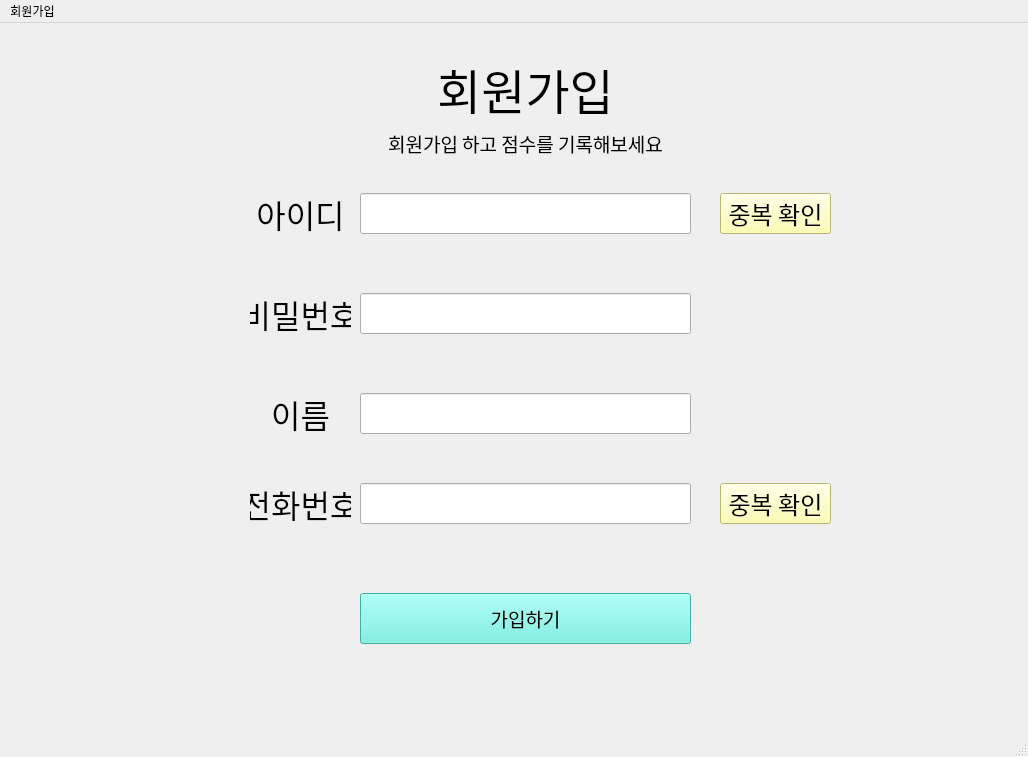
<?xml version="1.0" encoding="UTF-8"?>
<ui version="4.0">
 <class>account</class>
 <widget class="QMainWindow" name="account">
  <property name="geometry">
   <rect>
    <x>0</x>
    <y>0</y>
    <width>1028</width>
    <height>757</height>
   </rect>
  </property>
  <property name="windowTitle">
   <string>MainWindow</string>
  </property>
  <property name="styleSheet">
   <string notr="true">url:/newPrefix/배경.png</string>
  </property>
  <widget class="QWidget" name="centralwidget">
   <widget class="QLineEdit" name="idLine">
    <property name="geometry">
     <rect>
      <x>360</x>
      <y>170</y>
      <width>331</width>
      <height>41</height>
     </rect>
    </property>
    <property name="font">
     <font>
      <family>오뮤 다예쁨체</family>
      <pointsize>18</pointsize>
     </font>
    </property>
    <property name="cursor">
     <cursorShape>SizeVerCursor</cursorShape>
    </property>
    <property name="text">
     <string/>
    </property>
    <property name="alignment">
     <set>Qt::AlignCenter</set>
    </property>
   </widget>
   <widget class="QLabel" name="label">
    <property name="geometry">
     <rect>
      <x>250</x>
      <y>170</y>
      <width>101</width>
      <height>41</height>
     </rect>
    </property>
    <property name="font">
     <font>
      <family>오뮤 다예쁨체</family>
      <pointsize>24</pointsize>
     </font>
    </property>
    <property name="text">
     <string>아이디</string>
    </property>
    <property name="alignment">
     <set>Qt::AlignCenter</set>
    </property>
   </widget>
   <widget class="QLabel" name="label_2">
    <property name="geometry">
     <rect>
      <x>250</x>
      <y>270</y>
      <width>101</width>
      <height>41</height>
     </rect>
    </property>
    <property name="font">
     <font>
      <family>오뮤 다예쁨체</family>
      <pointsize>24</pointsize>
     </font>
    </property>
    <property name="text">
     <string>비밀번호</string>
    </property>
    <property name="alignment">
     <set>Qt::AlignCenter</set>
    </property>
   </widget>
   <widget class="QLineEdit" name="pwLine">
    <property name="geometry">
     <rect>
      <x>360</x>
      <y>270</y>
      <width>331</width>
      <height>41</height>
     </rect>
    </property>
    <property name="font">
     <font>
      <family>오뮤 다예쁨체</family>
      <pointsize>18</pointsize>
     </font>
    </property>
    <property name="cursor">
     <cursorShape>SizeVerCursor</cursorShape>
    </property>
    <property name="text">
     <string/>
    </property>
    <property name="alignment">
     <set>Qt::AlignCenter</set>
    </property>
   </widget>
   <widget class="QLineEdit" name="nameLine">
    <property name="geometry">
     <rect>
      <x>360</x>
      <y>370</y>
      <width>331</width>
      <height>41</height>
     </rect>
    </property>
    <property name="font">
     <font>
      <family>오뮤 다예쁨체</family>
      <pointsize>18</pointsize>
     </font>
    </property>
    <property name="cursor">
     <cursorShape>SizeVerCursor</cursorShape>
    </property>
    <property name="text">
     <string/>
    </property>
    <property name="alignment">
     <set>Qt::AlignCenter</set>
    </property>
   </widget>
   <widget class="QLabel" name="label_3">
    <property name="geometry">
     <rect>
      <x>250</x>
      <y>370</y>
      <width>101</width>
      <height>41</height>
     </rect>
    </property>
    <property name="font">
     <font>
      <family>오뮤 다예쁨체</family>
      <pointsize>24</pointsize>
     </font>
    </property>
    <property name="text">
     <string>이름</string>
    </property>
    <property name="alignment">
     <set>Qt::AlignCenter</set>
    </property>
   </widget>
   <widget class="QLineEdit" name="phLine">
    <property name="geometry">
     <rect>
      <x>360</x>
      <y>460</y>
      <width>331</width>
      <height>41</height>
     </rect>
    </property>
    <property name="font">
     <font>
      <family>오뮤 다예쁨체</family>
      <pointsize>18</pointsize>
     </font>
    </property>
    <property name="cursor">
     <cursorShape>SizeVerCursor</cursorShape>
    </property>
    <property name="text">
     <string/>
    </property>
    <property name="alignment">
     <set>Qt::AlignCenter</set>
    </property>
   </widget>
   <widget class="QLabel" name="label_4">
    <property name="geometry">
     <rect>
      <x>250</x>
      <y>460</y>
      <width>101</width>
      <height>41</height>
     </rect>
    </property>
    <property name="font">
     <font>
      <family>오뮤 다예쁨체</family>
      <pointsize>24</pointsize>
     </font>
    </property>
    <property name="text">
     <string>전화번호</string>
    </property>
    <property name="alignment">
     <set>Qt::AlignCenter</set>
    </property>
   </widget>
   <widget class="QPushButton" name="registButton">
    <property name="geometry">
     <rect>
      <x>360</x>
      <y>570</y>
      <width>331</width>
      <height>51</height>
     </rect>
    </property>
    <property name="font">
     <font>
      <family>여기어때 잘난체 2</family>
      <pointsize>14</pointsize>
     </font>
    </property>
    <property name="styleSheet">
     <string notr="true">background-color: rgb(101, 240, 224);</string>
    </property>
    <property name="text">
     <string>가입하기</string>
    </property>
   </widget>
   <widget class="QPushButton" name="idcheckBtn">
    <property name="geometry">
     <rect>
      <x>720</x>
      <y>170</y>
      <width>111</width>
      <height>41</height>
     </rect>
    </property>
    <property name="font">
     <font>
      <family>오뮤 다예쁨체</family>
      <pointsize>18</pointsize>
     </font>
    </property>
    <property name="styleSheet">
     <string notr="true">background-color: rgb(255, 255, 158);</string>
    </property>
    <property name="text">
     <string>중복 확인</string>
    </property>
   </widget>
   <widget class="QPushButton" name="phcheckBtn">
    <property name="geometry">
     <rect>
      <x>720</x>
      <y>460</y>
      <width>111</width>
      <height>41</height>
     </rect>
    </property>
    <property name="font">
     <font>
      <family>오뮤 다예쁨체</family>
      <pointsize>18</pointsize>
     </font>
    </property>
    <property name="styleSheet">
     <string notr="true">background-color: rgb(255, 255, 158);</string>
    </property>
    <property name="text">
     <string>중복 확인</string>
    </property>
   </widget>
   <widget class="QLabel" name="label_5">
    <property name="geometry">
     <rect>
      <x>440</x>
      <y>40</y>
      <width>171</width>
      <height>51</height>
     </rect>
    </property>
    <property name="font">
     <font>
      <family>오뮤 다예쁨체</family>
      <pointsize>36</pointsize>
     </font>
    </property>
    <property name="text">
     <string>회원가입</string>
    </property>
    <property name="alignment">
     <set>Qt::AlignCenter</set>
    </property>
   </widget>
   <widget class="QLabel" name="label_6">
    <property name="geometry">
     <rect>
      <x>380</x>
      <y>100</y>
      <width>291</width>
      <height>41</height>
     </rect>
    </property>
    <property name="font">
     <font>
      <family>오뮤 다예쁨체</family>
      <pointsize>14</pointsize>
     </font>
    </property>
    <property name="text">
     <string>회원가입 하고 점수를 기록해보세요</string>
    </property>
    <property name="alignment">
     <set>Qt::AlignCenter</set>
    </property>
   </widget>
  </widget>
  <widget class="QMenuBar" name="menubar">
   <property name="geometry">
    <rect>
     <x>0</x>
     <y>0</y>
     <width>1028</width>
     <height>21</height>
    </rect>
   </property>
   <widget class="QMenu" name="menu">
    <property name="title">
     <string>회원가입</string>
    </property>
   </widget>
   <addaction name="menu"/>
  </widget>
  <widget class="QStatusBar" name="statusbar"/>
 </widget>
 <resources>
  <include location="test.qrc"/>
 </resources>
 <connections/>
</ui>
